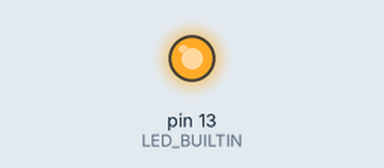
Recording of a sketch running on a simulated Arduino Uno, built with avr-gcc and run on an emulated ATmega328P. On the bench: output pins drawn as LEDs (lit = HIGH).

Above: at 1.5 s.
At 6.6 s:
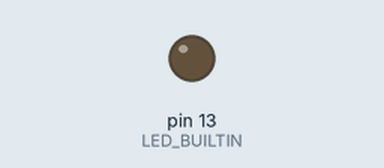
Timing chart, 0 to 9.6 s (numbered marks = the images above):
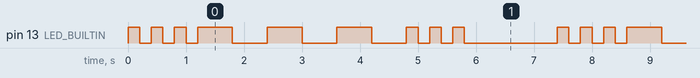

Measured:
- by itself, pin 13 (LED_BUILTIN): repeats every 7.4 s: 2 × (LOW 0.20 s, HIGH 0.20 s), LOW 0.20 s, 3 × (HIGH 0.60 s, LOW 0.60 s), 2 × (HIGH 0.20 s, LOW 0.20 s), HIGH 0.20 s, LOW 1.6 s, HIGH 0.20 s
- by itself, everything shown: repeats every 7.4 s, in 18 steps

The sketch:

Lab_1_LED_SOS.ino
```cpp
void setup() {
  // initialize digital pin LED_BUILTIN as an output.
  pinMode(LED_BUILTIN, OUTPUT);
}


void loop() {
  dot(); dot(); dot();
  dash(); dash(); dash();
  dot(); dot(); dot();
  delay(1400);
}


void dot() {
  digitalWrite(LED_BUILTIN, HIGH);
  delay(200);
  digitalWrite(LED_BUILTIN, LOW);
  delay(200);
}

void dash() {
  digitalWrite(LED_BUILTIN, HIGH);
  delay(600);
  digitalWrite(LED_BUILTIN, LOW);
  delay(600);
}
```
